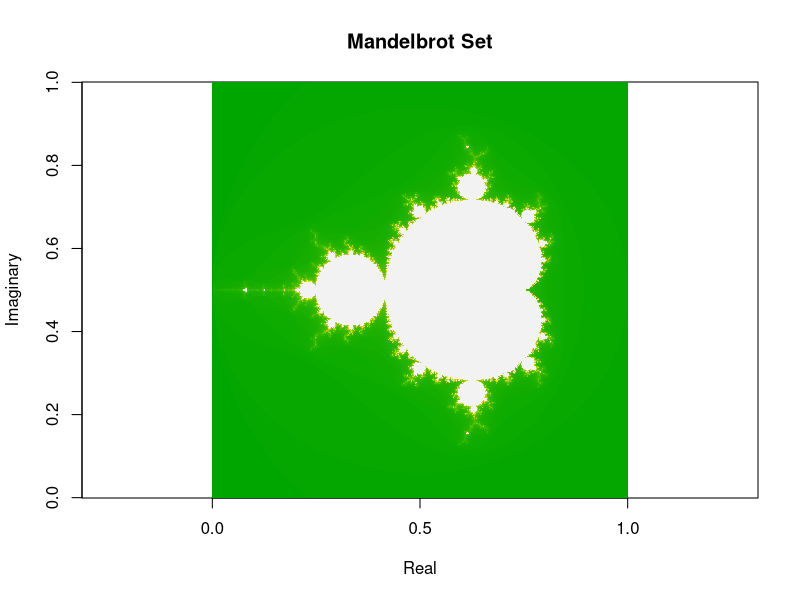

Here is the R script that generated this plot:
# @author: my@daisg.com
# @date: 2025-10-29
# @version: 0.1
# Copyright (c) 2025 daisg
# SPDX-License-Identifier: GPL-3
# @brief/ Description
#曼德勃罗集 (Mandelbrot Set)
mandelbrot <- function(xmin=-2, xmax=1, ymin=-1.5, ymax=1.5, 
                       width=600, height=600, maxiter=100) {
  
  # 创建坐标网格
  x <- seq(xmin, xmax, length.out=width)
  y <- seq(ymin, ymax, length.out=height)
  
  # 初始化结果矩阵
  mandel <- matrix(0, nrow=width, ncol=height)
  
  for (i in 1:width) {
    for (j in 1:height) {
      z <- 0
      c <- complex(real=x[i], imaginary=y[j])
      iter <- 0
      
      while (Mod(z) <= 2 && iter < maxiter) {
        z <- z^2 + c
        iter <- iter + 1
      }
      
      mandel[i,j] <- iter
    }
  }
  
  return(mandel)
}

# 绘制曼德勃罗集
mb <- mandelbrot()
image(mb, col = terrain.colors(100), asp=1, 
      xlab="Real", ylab="Imaginary", 
      main="Mandelbrot Set")